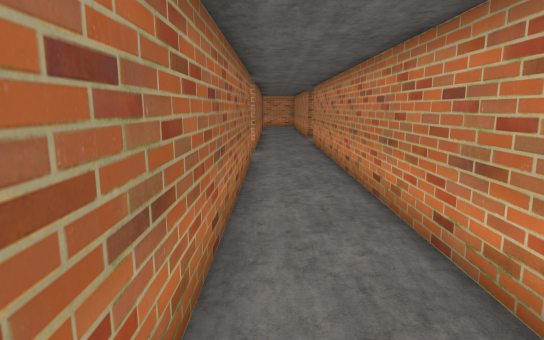
[1] (above)

20 first-person views from a walk through a scene from a Unity 3-D project. The camera is 1.2 m above the floor, tilts 10° down and sees 75° across. The floor is counted in squares, 0.63 m on a side. Each view is taken from the middle of a square. On the plan, view 1 faces up. The plan holds only what a view shows up to about 18 squares ahead; the rest is blank. The place goes on beyond the plan. The player is left out.

[2]
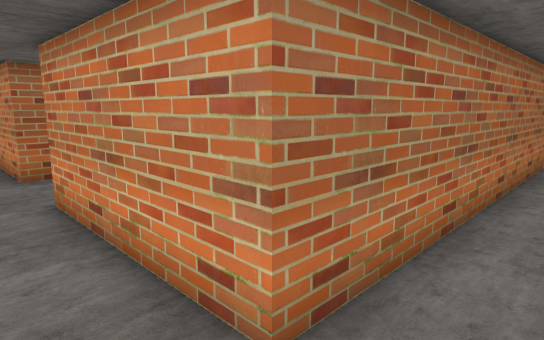

[3]
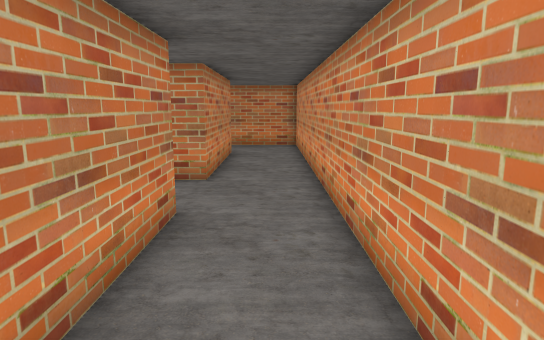

[4]
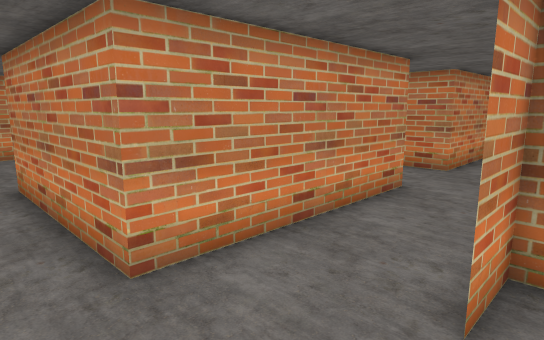

[5]
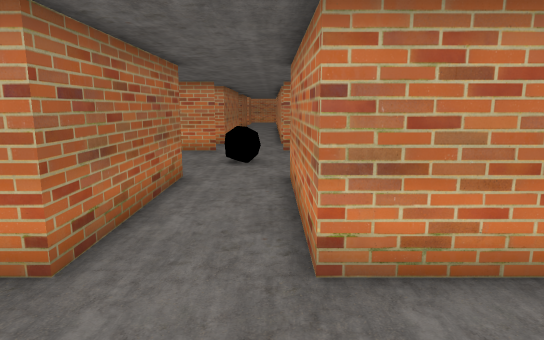

[6]
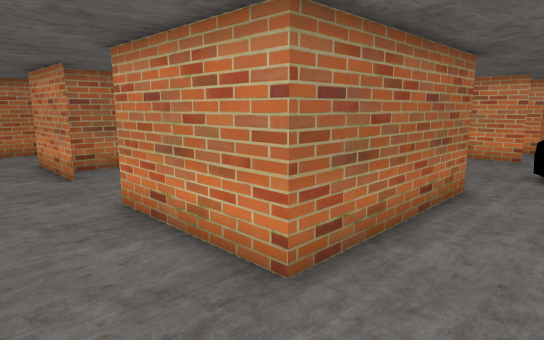

[7]
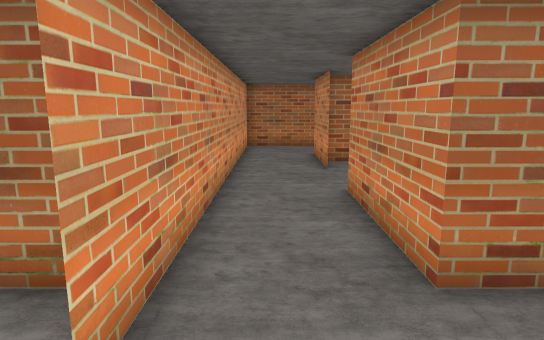

[8]
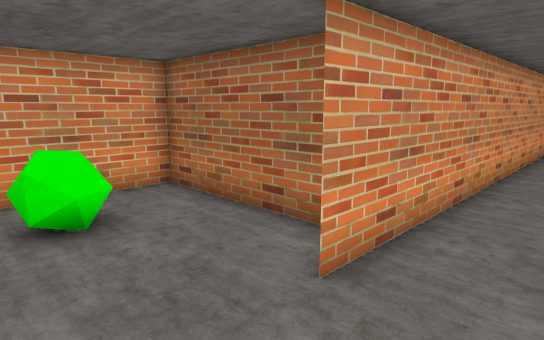

[9]
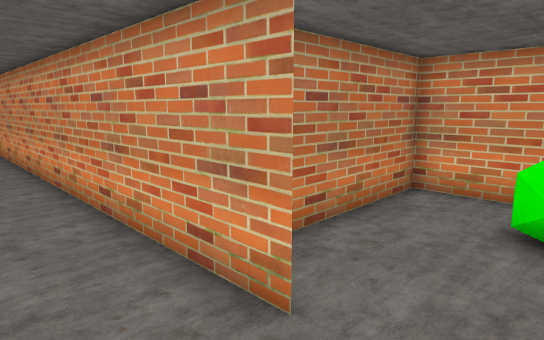

[10]
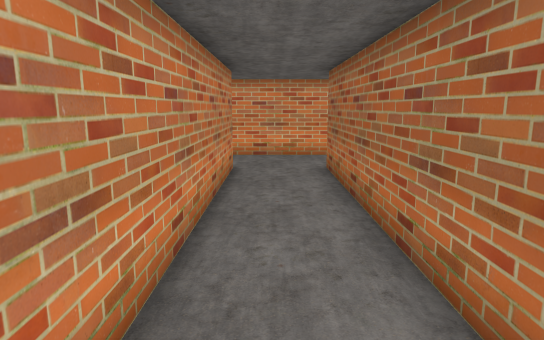

[11]
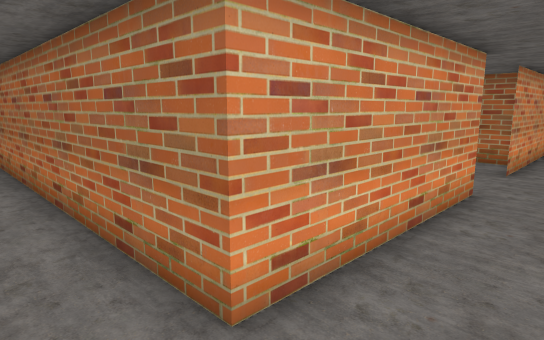

[12]
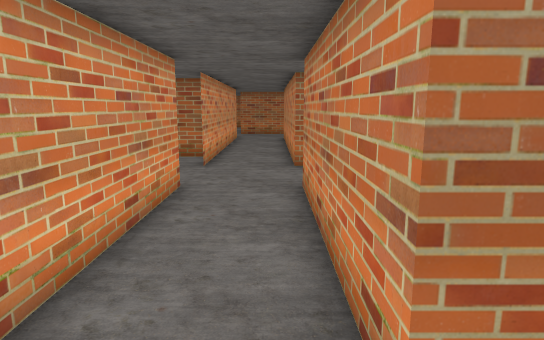

[13]
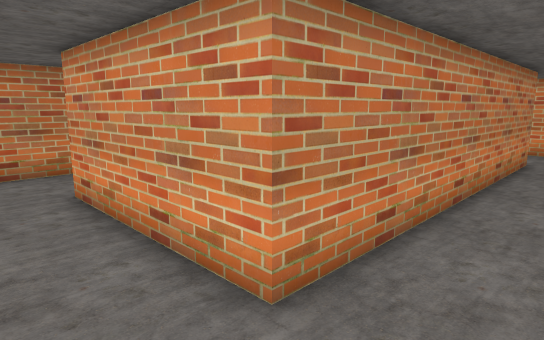

[14]
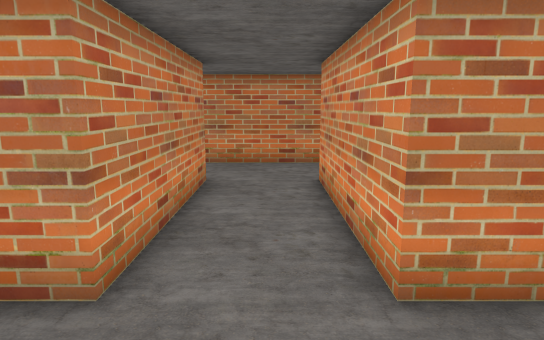

[15]
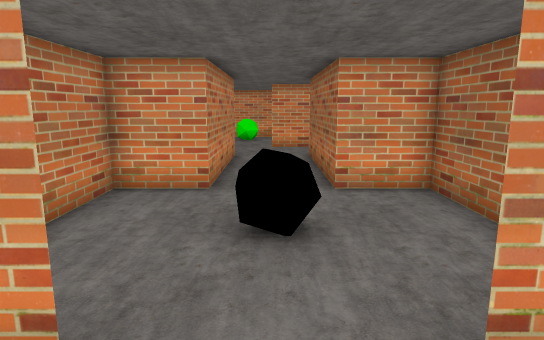

[16]
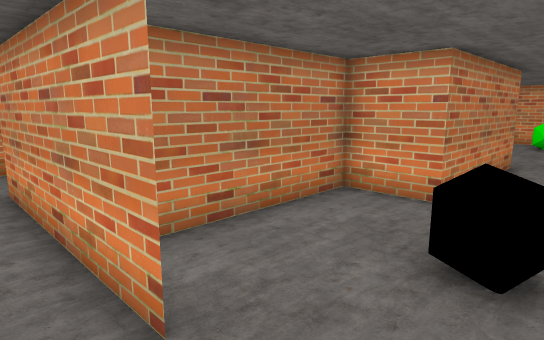

[17]
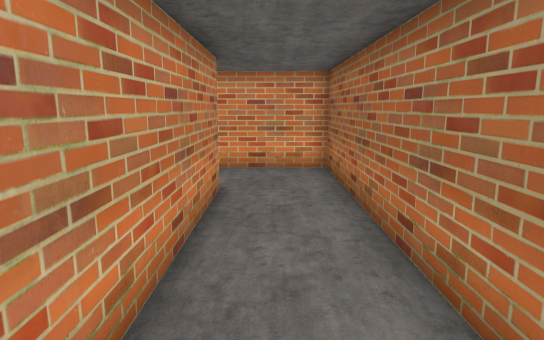

[18]
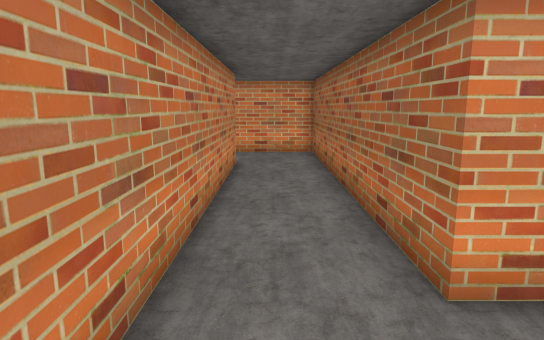

[19]
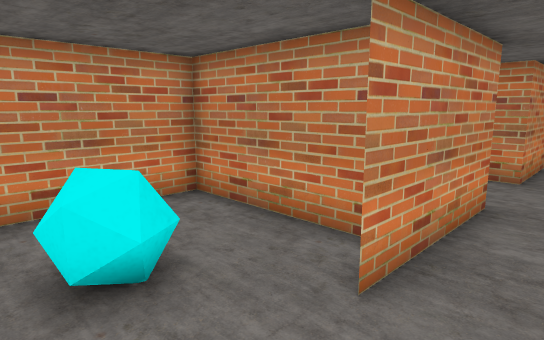

[20]
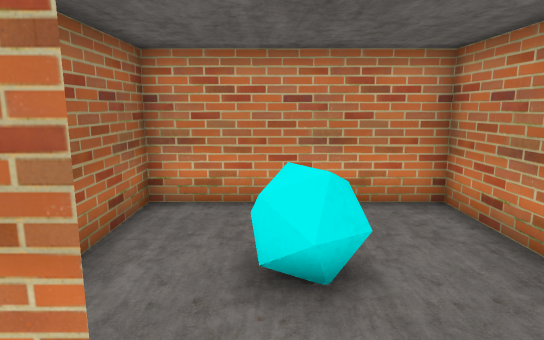

### Floor plan
Ten units are one square. View 1 is at (0, 0); x grows to the right and y downward. Boxes are objects, and circles mark ways between rooms. Rooms are numbered by the first view taken in them; rooms with no view inside come last. Other rooms are left out.
<svg viewBox="-353 -170 381 257">
<path fill="none" stroke="#000" d="M-218 -95 -218 -67 -195 -67 -195 -7 -240 -7M-166 -128 -98 -128 -98 -7 -165 -7 -165 -67 -143 -67 -143 -116M-155 -128 -165 -128M-194 -128 -212 -128M-218 -124 -218 -112M-225 -15 -225 -60 -245 -60M-151 23 20 23M-195 -165 -195 -158 -260 -158M-262 -128 -195 -128M-68 -128 -7 -128 -7 -7 -68 -7 -68 -128M-269 -7 -308 -7 -308 -116M-98 -165 -98 -158 -165 -158M-348 -98 -338 -98 -338 23 -179 23M-7 -162 -7 -158 -68 -158 -68 -165M23 -26 23 -165M23 22 23 -11M-251 -33 -253 -24 -261 -26M-250 -26 -256 -22M-260 -34 -262 -27M-195 31 -195 82 -135 82 -135 23 -150 23M-167 57 -160 59 -159 65M-171 60 -165 55 -160 59M-245 -60 -285 -60 -285 -10M-262 -27 -263 -33M-256 -22 -261 -26 -259 -34"/>
<circle cx="-160" cy="20" r="3" fill="#2a7"/>
<circle cx="-255" cy="-45" r="3" fill="#2a7"/>
<text x="-170" y="-70">1</text>
<text x="-160" y="40">2</text>
<text x="-260" y="-40">3</text>
</svg>
Room 1 opens to room 2. Room 1 opens to room 3.

Where each view was taken, in squares from view 1:
view 1: 0 up, 0 right, facing up
view 2: 1 down, 1 right, facing up-left
view 3: 1 down, 16 left, facing right
view 4: 3 down, 18 left, facing up-right
view 5: 3 down, 17 left, facing up
view 6: 2 down, 17 left, facing up-left
view 7: 1 down, 16 left, facing left
view 8: 0 up, 15 left, facing down-left
view 9: 0 up, 17 left, facing down-right
view 10: 12 up, 8 left, facing down
view 11: 15 up, 8 left, facing down-left
view 12: 15 up, 8 left, facing left
view 13: 15 up, 9 left, facing down-right
view 14: 14 up, 10 left, facing right
view 15: 15 up, 18 left, facing down
view 16: 14 up, 19 left, facing down-right
view 17: 9 up, 32 left, facing down
view 18: 13 up, 32 left, facing down
view 19: 1 down, 27 left, facing up-right
view 20: 1 down, 26 left, facing up
